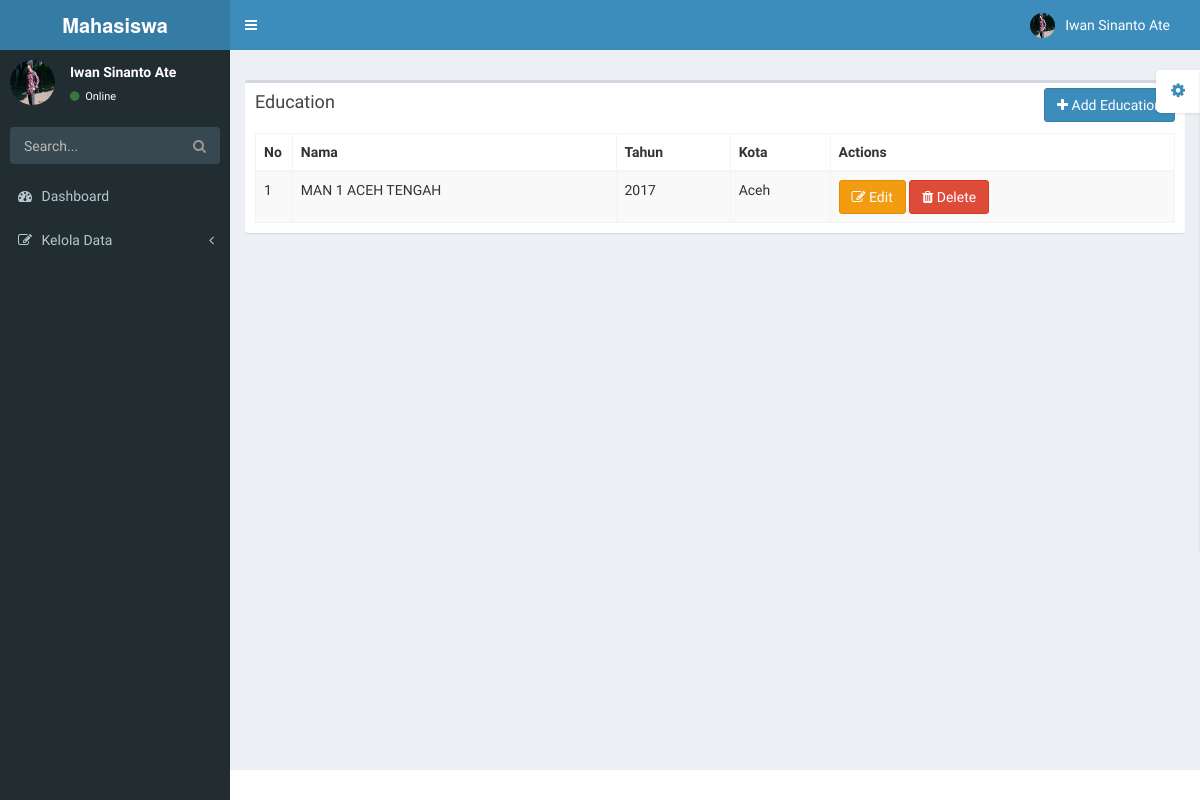
The page /pages/kelola-data/education.php (signed in) on the database its author committed.
### tables this page shows
CREATE TABLE `education` (
  `id_education` int(5) NOT NULL,
  `nama_education` varchar(50) NOT NULL,
  `tahun` varchar(10) NOT NULL,
  `kota` varchar(50) NOT NULL,
  `id_user` int(11) NOT NULL
);

### config/database.php (called while the page is built, shortened)
<?php
	$database 	= "mhs";
?>

### config/kelola-data/education.php (called while the page is built, shortened)
<?php
	class education {
		var $table	= "education";
		function search_by_field ($field, $param) {
			$data = mysqli_query($connection, "SELECT * FROM " . $this->table . " WHERE $field='$param'");
			while($d = mysqli_fetch_array($data)) $result[] = $d;
			return $result;
		}
	}
?>

### pages/kelola-data/education.php (the view, shortened to what this page needs)
<?php include '../static/top.php';
        include '../../config/kelola-data/education.php';
        $db     = new education();
          $table    = 'education';?>
    <section class="content">
      <div class="row">
        <div class="col-xs-12">
          <div class="box">
            <div class="box-header">
              <h3 class="box-title">Education</h3>
              <div class="pull-right box-tools">
                <button class="btn btn-primary btn-md" data-toggle="modal" data-target="#modalAdd"><i class="fa fa-plus"> </i> Add Education</button>
            </div>
            </div>
            <div class="box-body">
              <table class="table table-bordered table-striped">
                <thead>
                  <tr>
                    <th>No</th>
                    <th>Nama</th>
                    <th>Tahun</th>
                    <th>Kota</th>
                    <th>Actions</th>
                  </tr>
                </thead>
                <tbody>
                    <?php
                        $no = 1;
                        if($db->search_by_field('id_user' , $_SESSION['user']) != null) {
                            foreach($db->search_by_field('id_user' , $_SESSION['user']) as $show) {
                    ?>
                      <tr>
                        <td width="4%"><?php echo $no++; ?></td>
                        <td><?php echo $show['nama_education']; ?></td>
                        <td><?php echo $show['tahun']; ?></td>
                        <td><?php echo $show['kota']; ?></td>
                        <td>
                            <a href="#editEducation" class="btn  btn-warning btn-md" data-toggle="modal" data-target="#modalEdit-<?php echo $show['id_education']; ?>"><i class="fa fa-edit" data-toggle="tooltip" title="Edit"></i> Edit</a>
                            <a href="#deleteEducation" class="btn  btn-danger btn-md" data-toggle="modal" data-target="#modalDelete-<?php echo $show['id_education']; ?>"><i class="fa fa-trash" data-toggle="tooltip" title="Delete"></i> Delete</a>
                        </td>
                      </tr>
                              <?php
                                      }
                                  }
                              ?>
                    </tbody>
              </table>
            </div>
          </div>
        </div>
      </div>
    </section>
<?php include '../static/bot.php'; ?>

### rows shown on the page
education: nama_education "MAN 1 ACEH TENGAH", tahun "2017", kota "Aceh"

### other values the page prints
$_SESSION['nama'] "Iwan Sinanto Ate"
